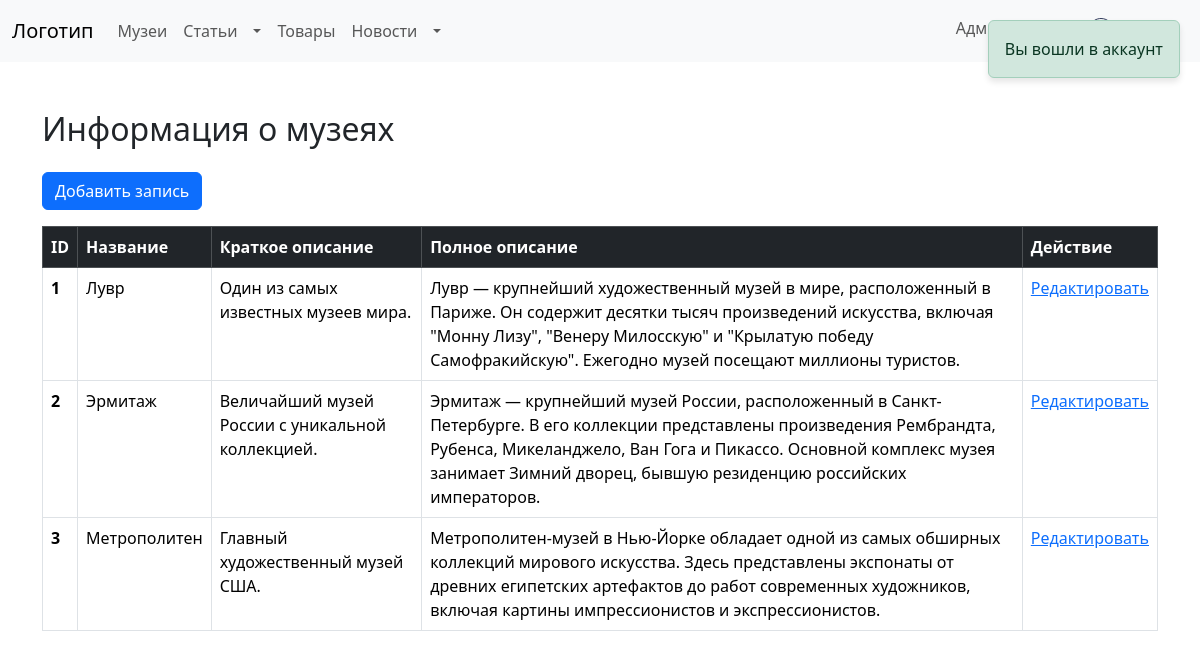
Before: /admin/museum.php (signed in) with the older database file.
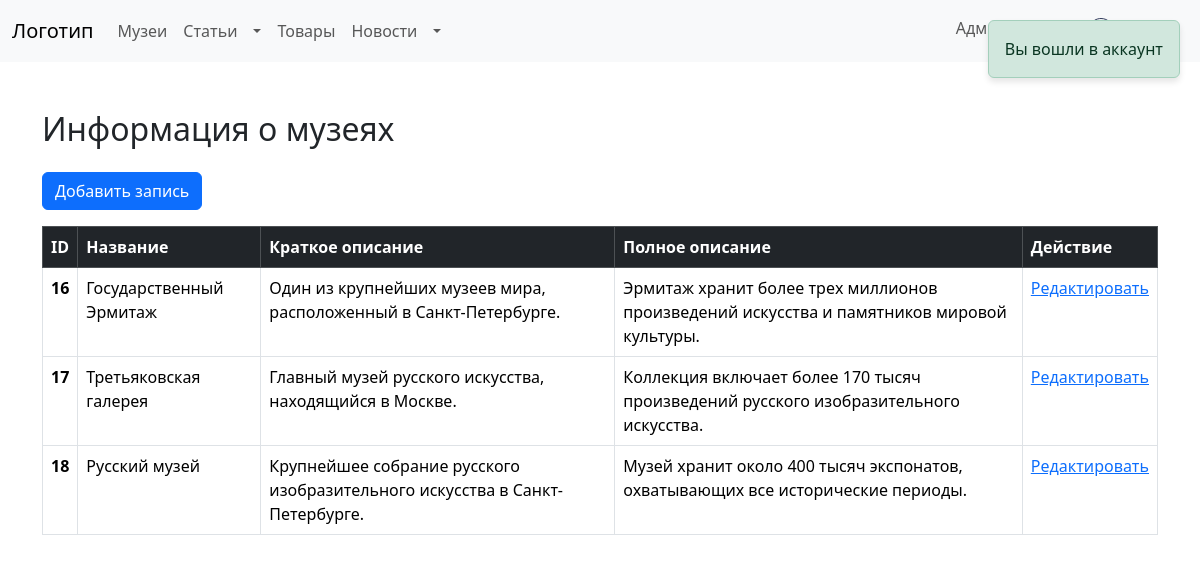
After: the same page with the newer database file.
### tables this page shows
CREATE TABLE `museums` (
  `Id` int(11) NOT NULL,
  `Name` varchar(55) NOT NULL,
  `Short_desc` varchar(150) NOT NULL,
  `Full_desc` varchar(320) NOT NULL,
  `Image_path` varchar(255) DEFAULT NULL
);

### admin/museum.php (the view, shortened to what this page needs)
<?php include "../include/header.php"; ?>
<?php include "../include/message.php"; ?>
<?php
if (isset($_SESSION["log-session"]) && isset($_SESSION['log-session-data'])):
    if ($_SESSION['log-session-data']["Admin"]):
        $query = $pdo->prepare("SELECT * FROM museums");
        $query->execute();
        $mesuems_query_result = $query->fetchAll(PDO::FETCH_ASSOC);
?>
    <div class="container mt-5">
        <h2 class="mb-4">Информация о музеях</h2>
        <div class="mb-3">
            <form method="post">
                <a class="btn btn-primary" href="/cult_conn/admin/dynamic/museums.php">Добавить запись</a>
            </form>
        </div>
        <table class="table table-bordered table-hover">
            <thead class="table-dark">
                <tr>
                    <th>ID</th>
                    <th>Название</th>
                    <th>Краткое описание</th>
                    <th>Полное описание</th>
                    <th>Действие</th>
                </tr>
            </thead>
            <tbody>
                <?php if (empty($mesuems_query_result)): ?>
                    echo "<tr>";
                <?php else: ?>
                    <?php foreach ($mesuems_query_result as $museum) { ?>
                        <tr>
                            <th scope="row"><?= htmlspecialchars($museum["Id"]) ?></th>
                            <td><?= htmlspecialchars($museum["Name"]) ?></td>
                            <td><?= htmlspecialchars($museum["Short_desc"]) ?></td>
                            <td><?= htmlspecialchars($museum["Full_desc"]) ?></td>
                            <td><a href="/cult_conn/admin/dynamic/museums.php?id=<?= htmlspecialchars($museum["Id"])?>">Редактировать</a></td>
                        </tr>
                    <?php }
                endif; ?>
            </tbody>
        </table>
    </div>
    <?php else: ?>
        <div class="container mt-5">
                <?php include "../error/404.php"; ?>
        </div>
    <?php
    endif;
    ?>
<?php else: ?>
    <div class="container mt-5">
            <?php include "../error/404.php"; ?>
    </div>
<?php
endif;
?>
<?php include "../include/footer.php"; ?>

Changed rows visible on the page:
removed museums: Id "1", Name "Лувр", Short_desc "Один из самых известных музеев мира.", Full_desc "Лувр — крупнейший художественный музей в мире, расположенный в Париже. Он содержит десятки тысяч произведений искусства, включая \"Монну Лизу\", \"Венеру Милосскую\" и \"Крылатую победу Самофракийскую\". Ежегодно музей посещают миллионы туристов."
removed museums: Id "2", Name "Эрмитаж", Short_desc "Величайший музей России с уникальной коллекцией.", Full_desc "Эрмитаж — крупнейший музей России, расположенный в Санкт-Петербурге. В его коллекции представлены произведения Рембрандта, Рубенса, Микеланджело, Ван Гога и Пикассо. Основной комплекс музея занимает Зимний дворец, бывшую резиденцию российских императоров."
removed museums: Id "3", Name "Метрополитен", Short_desc "Главный художественный музей США.", Full_desc "Метрополитен-музей в Нью-Йорке обладает одной из самых обширных коллекций мирового искусства. Здесь представлены экспонаты от древних египетских артефактов до работ современных художников, включая картины импрессионистов и экспрессионистов."
added museums: Id "16", Name "Государственный Эрмитаж", Short_desc "Один из крупнейших музеев мира, расположенный в Санкт-Петербурге.", Full_desc "Эрмитаж хранит более трех миллионов произведений искусства и памятников мировой культуры."
added museums: Id "17", Name "Третьяковская галерея", Short_desc "Главный музей русского искусства, находящийся в Москве.", Full_desc "Коллекция включает более 170 тысяч произведений русского изобразительного искусства."
added museums: Id "18", Name "Русский музей", Short_desc "Крупнейшее собрание русского изобразительного искусства в Санкт-Петербурге.", Full_desc "Музей хранит около 400 тысяч экспонатов, охватывающих все исторические периоды."
